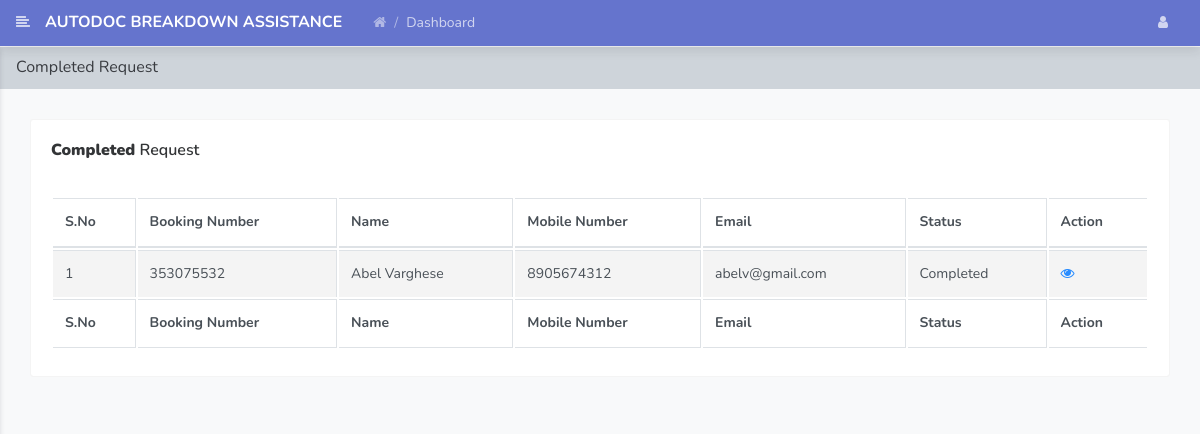
/autodoc/driver/completed.php (signed in), run on the app's committed database.
### tables this page shows
CREATE TABLE `tblbook` (
  `ID` int(10) NOT NULL,
  `BookingNumber` int(10) DEFAULT NULL,
  `Name` varchar(200) DEFAULT NULL,
  `Email` varchar(200) DEFAULT NULL,
  `PhoneNumber` bigint(10) DEFAULT NULL,
  `PickupLoc` varchar(200) DEFAULT NULL,
  `Destination` varchar(200) DEFAULT NULL,
  `ServiceType` varchar(200) DEFAULT NULL,
  `PickupTime` varchar(200) DEFAULT NULL,
  `DateofRequest` timestamp NOT NULL DEFAULT current_timestamp(),
  `Remark` varchar(200) DEFAULT NULL,
  `Status` varchar(200) DEFAULT NULL,
  `AssignTo` varchar(200) DEFAULT NULL,
  `UpdationDate` timestamp NOT NULL DEFAULT current_timestamp() ON UPDATE current_timestamp()
);

### autodoc/driver/completed.php (the view, shortened to what this page needs)
<?php
include('includes/dbconnection.php');
if (strlen($_SESSION['vamsid']==0)) {
  header('location:logout.php');
  } else{
  ?>
<!doctype html>
<html lang="en">
<head>
    <link rel="stylesheet" href="../assets/vendor/themify-icons/themify-icons.css">
    <link rel="stylesheet" href="../assets/vendor/fontawesome/css/font-awesome.min.css">
    <link rel="stylesheet" href="../assets/vendor/jquery-datatable/dataTables.bootstrap4.min.css">
    <link  rel="stylesheet" href="../assets/css/main.css">
</head>
<body class="theme-indigo">
<?php include_once('includes/header.php');?>
    <div class="main_content" id="main-content">
        <div class="page">
            <nav class="navbar navbar-expand-lg navbar-light bg-light">
                <a class="navbar-brand" href="javascript:void(0);">Completed Request</a>
            </nav>
            <div class="container-fluid">
                <div class="row clearfix">
                    <div class="col-lg-12">
                        <div class="card">
                            <div class="header">
                                <h2><strong>Completed</strong> Request </h2>
                            </div>
                            <div class="body">
                                <div class="table-responsive">
                                    <table class="table table-bordered table-striped table-hover js-basic-example dataTable">
                                        <thead>
                                            <tr>
                                               <th>S.No</th>
                                        <th>Booking Number</th>
                                        <th>Name</th>
                                        <th>Mobile Number</th>
                                        <th>Email</th>
                                    <th>Status</th>
                                        <th>Action</th>
                                            </tr>
                                        </thead>
                                        <tfoot>
                                            <tr>
                                              <th>S.No</th>
                                        <th>Booking Number</th>
                                        <th>Name</th>
                                        <th>Mobile Number</th>
                                        <th>Email</th>
                                    <th>Status</th>
                                        <th>Action</th>
                                            </tr>
                                        </tfoot>
                                        <tbody>
                                            <tr>
                                               <?php
                                               $did=$_SESSION['vamsdid'];
$sql="SELECT * from  tblbook where Status='Completed' && AssignTo=:did";
$query = $dbh -> prepare($sql);
$query-> bindParam(':did', $did, PDO::PARAM_STR);
$query->execute();
$results=$query->fetchAll(PDO::FETCH_OBJ);
$cnt=1;
if($query->rowCount() > 0)
{
foreach($results as $row)
{               ?>
                                              <td><?php echo htmlentities($cnt);?></td>
                                        <td><?php  echo htmlentities($row->BookingNumber);?></td>
                                        <td><?php  echo htmlentities($row->Name);?></td>
                                        <td><?php  echo htmlentities($row->PhoneNumber);?></td>
                                        <td><?php  echo htmlentities($row->Email);?></td>
                                             <?php if($row->Status==""){ ?>
                     <td><?php echo "Not Updated Yet"; ?></td>
<?php } else { ?>                  <td><?php  echo htmlentities($row->Status);?>
                  </td>
                  <?php } ?>
                                        <td><a href="view-booking-detail.php?editid=<?php echo htmlentities ($row->ID);?>&&bookid=<?php echo htmlentities ($row->BookingNumber);?>"><i class="fa fa-eye" aria-hidden="true"></i></a></td>
                                            </tr>
                                         <?php $cnt=$cnt+1;}} ?>
                                        </tbody>
                                    </table>
                                </div>
                            </div>
                        </div>
                    </div>
                </div>
            </div>
        </div>
    </div>
</body>
</html><?php }  ?>

### data on the page
tblbook: BookingNumber "353075532", Name "Abel Varghese", PhoneNumber "8905674312", Email "abelv@gmail.com", Status "Completed"
